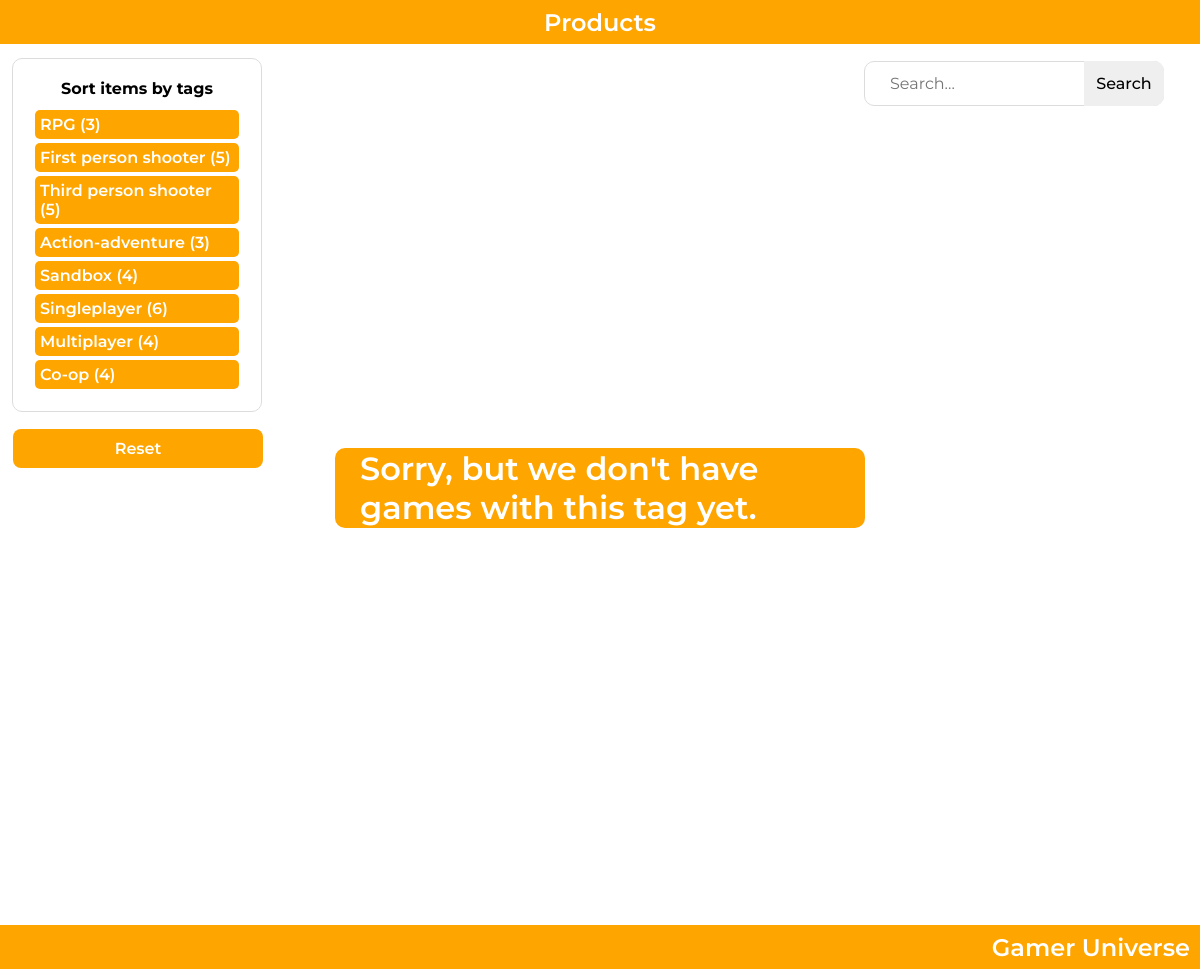
The app's page /items/9/, older data.
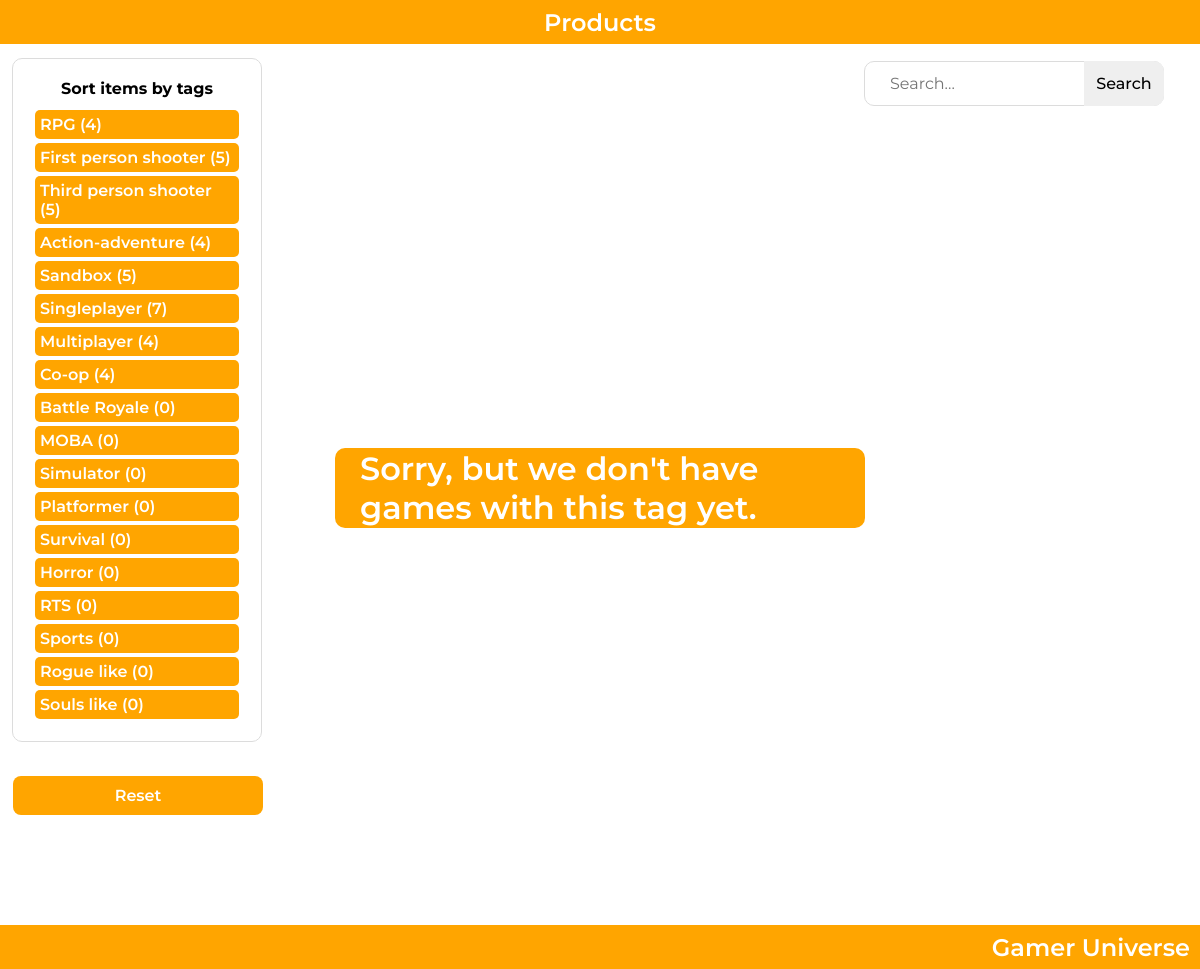
The same page, newer data.
### products/models.py (models this page shows)
class Tag(models.Model):
    name = models.CharField(max_length=100)
    description = models.TextField(blank=True)
    def __str__(self):
        return self.name
    def get_absolute_url(self):
        return reverse('items_sort', kwargs={'pk': self.pk})

### products/views.py (the view)
# urls.py: path('items/<int:pk>/', TagSortPageView.as_view(), name='items_sort'),
class TagSortPageView(ListView):
    model = Item
    template_name = 'products/sorted_items.html'
    paginate_by = 20
    def get_context_data(self, **kwargs):
        context = super().get_context_data(**kwargs)
        p = Paginator(Tag.objects.all().annotate(product_count=Count('item')), self.paginate_by)
        context.update({
            'items': Item.objects.filter(tags__pk=self.kwargs['pk']),
            'tags': p.page(context['page_obj'].number),
            'title': 'Sorted products'
        })
        return context

### templates/products/sorted_items.html (shortened to what this page needs)
{% extends 'base.html' %}
{% block content %}
<div class="container">
    {% include 'include/sidebar.html' %}
    {% if items %}
        {% for item in items %}
          <a href="{% url 'item_detail' item.pk %}" class="item__link" style="background-image: url('{{ item.poster.url }}')">
            <div class="item__card">
                <p class="item__name">{{ item.name }}</p>
                <p class="item__description">{{ item.description }}</p>
                {% if 'Euro' in item.currency %}
                <p class="item__price">€{{ item.get_price }}</p>
                {% else %}
                <p class="item__price">${{ item.get_price }}</p>
                {% endif %}
                <div class="item__tags">
                {% for tag in item.tags.all %}
                    <p class="item__tag">{{ tag }}</p>
                {% endfor %}
                </div>
            </div>
          </a>
        {% endfor %}
    {% else %}
    <div class="items__not-found">
        <h1 class="title bold">Sorry, but we don't have games with this tag yet.</h1>
    </div>
    {% endif %}
    {% include 'include/search_bar.html' %}
</div>
{% endblock %}

### templates/include/sidebar.html (shortened to what this page needs)
<sidebar class="sidebar sticky">
    <div class="sidebar__content">
        <h1 class="sidebar__title">Sort items by tags</h1>
        <div class="sorting__items">
            {% for tag in tags %}
            <a href="{{ tag.get_absolute_url }}" class="sort__link">{{ tag }} ({{ tag.product_count }})</a>
            {% endfor %}
        </div>
    </div>
    <a href="{% url 'index' %}" class="sidebar__btn">Reset</a>
</sidebar>

Row changes from the older to the newer data that the page shows:
computed for Tag "RPG": product_count "3" → "4"
computed for Tag "Action-adventure": product_count "3" → "4"
computed for Tag "Sandbox": product_count "4" → "5"
computed for Tag "Singleplayer": product_count "6" → "7"
added Tag: name "Battle Royale", product_count "0"
added Tag: name "MOBA", product_count "0"
added Tag: name "Simulator", product_count "0"
added Tag: name "Platformer", product_count "0"
added Tag: name "Survival", product_count "0"
added Tag: name "Horror", product_count "0"
added Tag: name "RTS", product_count "0"
added Tag: name "Sports", product_count "0"
added Tag: name "Rogue like", product_count "0"
added Tag: name "Souls like", product_count "0"
